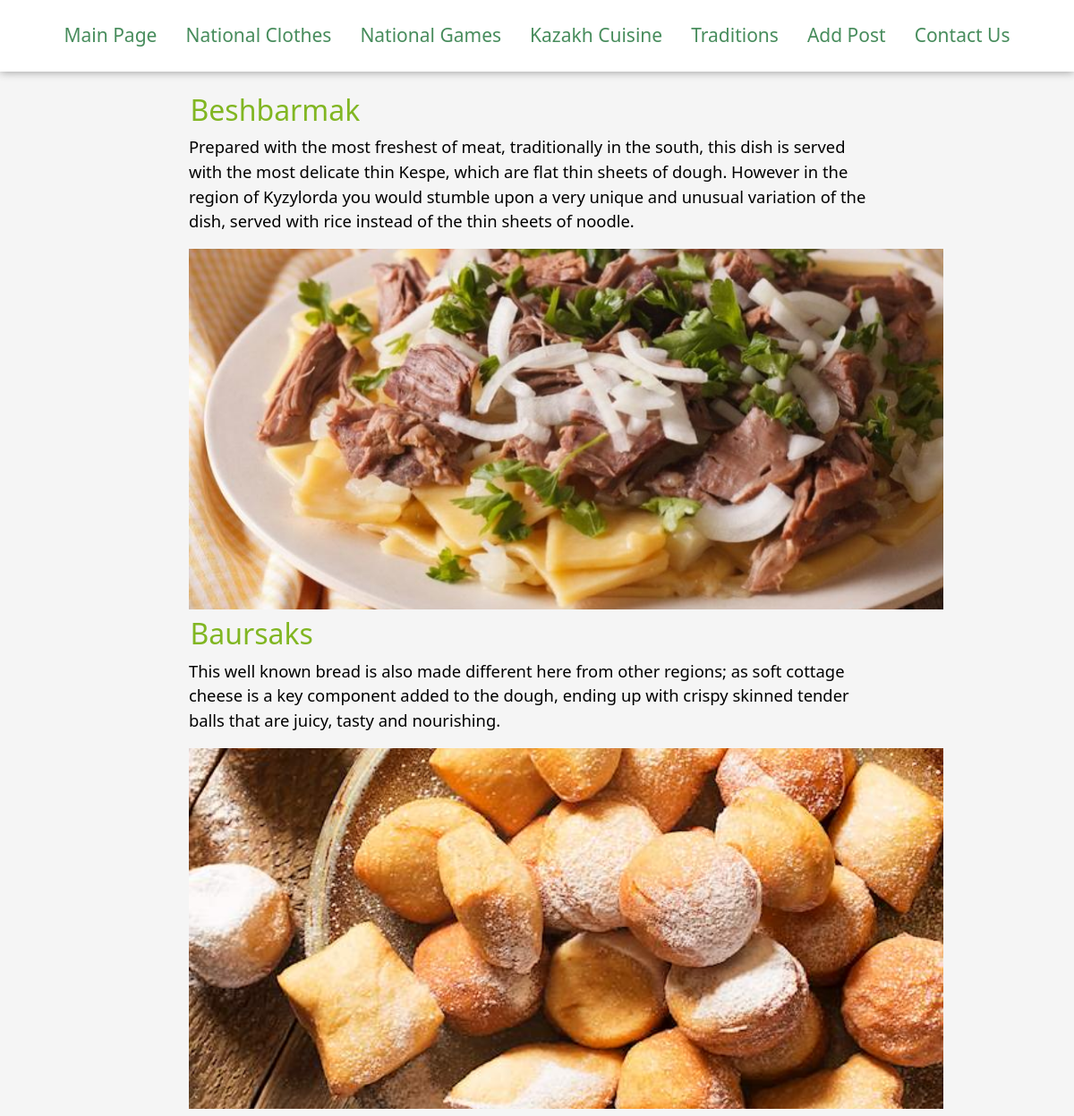
The app's page /cuisine/ with its own data.
### kz_culture/models.py (models this page shows, shortened)
class Cuisine(models.Model):
    title = models.CharField(max_length=255)
    content = models.TextField(blank=True)
    photo = models.ImageField(upload_to="img/")
    time_create = models.DateTimeField(auto_now_add=True)
    time_update = models.DateTimeField(auto_now=True)
    is_published = models.BooleanField(default=True)

### kz_culture/views.py (the view)
# urls.py: path('cuisine/', cuisine, name='cuisine'),
def cuisine(request):
    cuisine = Cuisine.objects.all()
    return render(request, 'kz_culture/Cuisine.html', {'cuisine': cuisine})

### kz_culture/templates/kz_culture/Cuisine.html (shortened to what this page needs)
{% extends 'kz_culture/base.html'%}
{% block content%}
            {% for el in cuisine %}
                <div class="c1">
                    <h2 style="margin-left:10px;">{{ el.title }}</h2>
                    <p> {{ el.content }}</p>
                    <img src="{{ el.photo.url }}"/>
                </div>
            {% endfor %}
{% endblock %}

### assets/culture_site/style.css (style rules this page uses)
body { background: #F5F5F5; color:#81B622 }
img { width: 843px; height: 403px; object-fit: cover; margin:1%; }
p { margin: 1%; width: 90%; font-size: 115%; color: black; }

### records on screen
Cuisine: title "Beshbarmak", content "Prepared with the most freshest of meat, traditionally in the south, this dish is served with the most delicate thin Kespe, which are flat thin sheets of dough. However in the region of Kyzylorda you would stumble upon a very unique and unusual variation of the dish, served with rice instead of the thin sheets of noodle.", photo (picture)
Cuisine: title "Baursaks", content "This well known bread is also made different here from other regions; as soft cottage cheese is a key component added to the dough, ending up with crispy skinned tender balls that are juicy, tasty and nourishing.", photo (picture)
